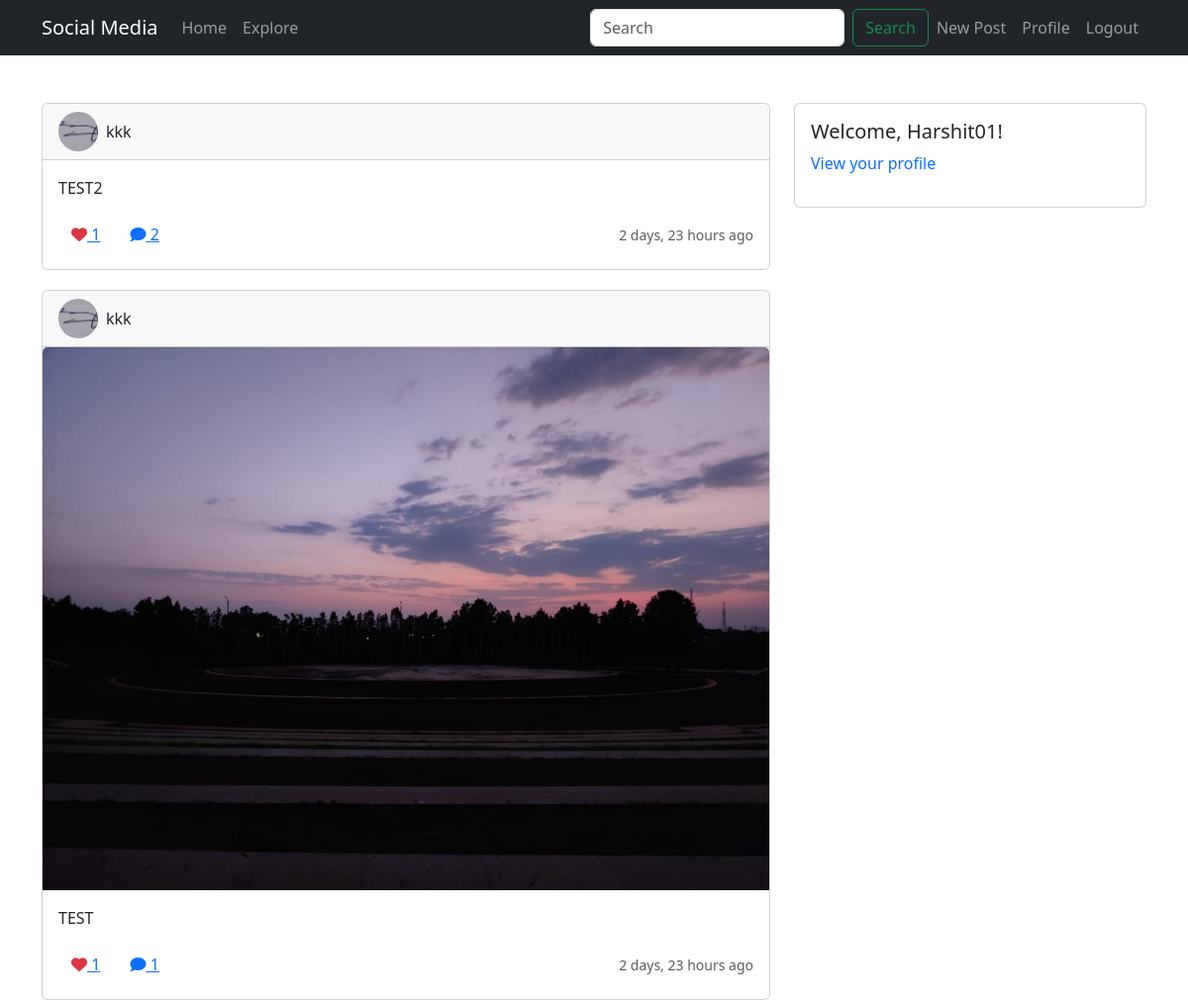
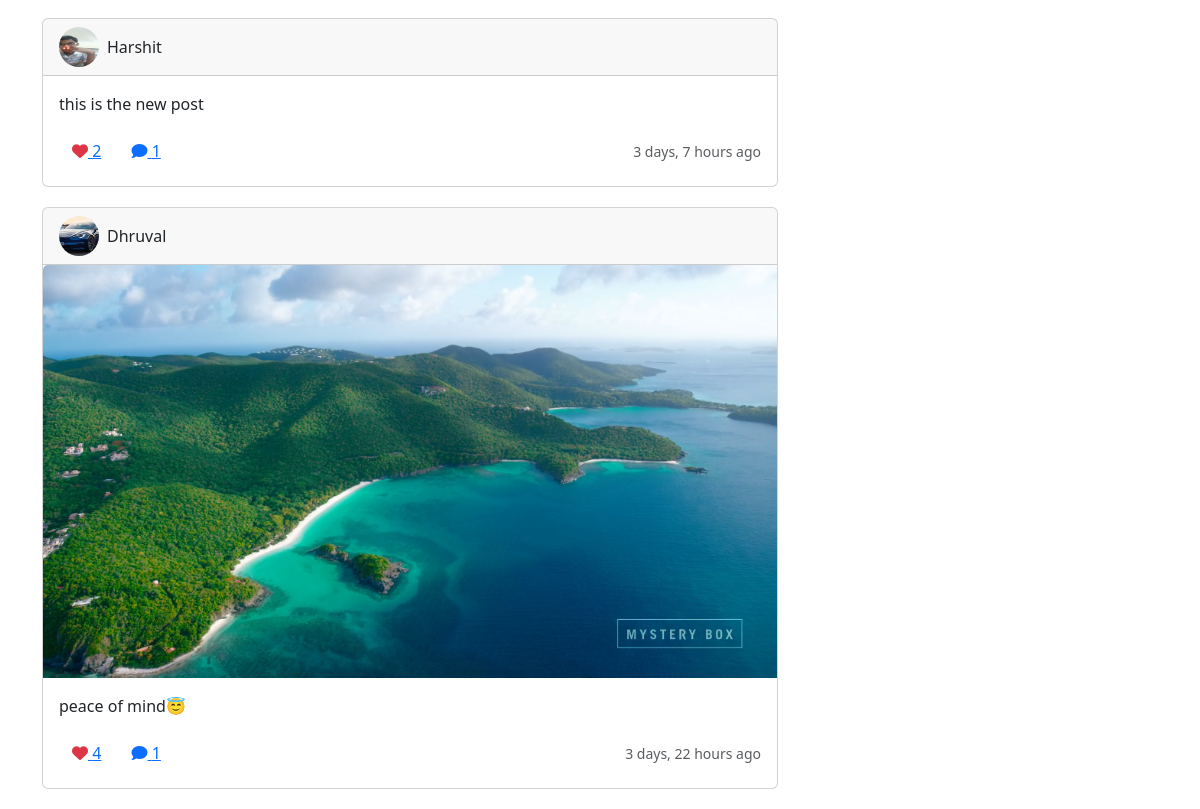
The page / (signed in) on the database its author committed (2 pictures, top to bottom).
### social_app/models.py (models this page shows, shortened)
class Post(models.Model):
    author = models.ForeignKey(User, on_delete=models.CASCADE, related_name='posts')
    content = models.TextField()
    image = models.ImageField(upload_to='post_images', blank=True)
    created_at = models.DateTimeField(auto_now_add=True)
    likes = models.ManyToManyField(User, related_name='liked_posts', blank=True)
    class Meta:
        ordering = ['-created_at']

class Profile(models.Model):
    user = models.OneToOneField(User, on_delete=models.CASCADE)
    bio = models.TextField(max_length=500, blank=True)
    profile_picture = models.ImageField(upload_to='profile_pics', blank=True)
    followers = models.ManyToManyField('self', symmetrical=False, related_name='following', blank=True)
    created_at = models.DateTimeField(auto_now_add=True)

### social_app/views.py (the view)
# urls.py: path('', views.PostListView.as_view(), name='home'),
class PostListView(ListView):
    model = Post
    template_name = 'social_app/home.html'
    context_object_name = 'posts'
    ordering = ['-created_at']
    paginate_by = 10
    def get_queryset(self):
        if self.request.user.is_authenticated:
            return Post.objects.filter(author__profile__followers=self.request.user.profile).order_by('-created_at')
        return Post.objects.none()  # Return an empty queryset for unauthenticated users

### social_app/templates/social_app/home.html (shortened to what this page needs)
{% extends 'social_app/base.html' %}
{% block content %}
<div class="row">
    <div class="col-md-8">
        {% for post in posts %}
            <div class="card post-card">
                <div class="card-header">
                    <div class="d-flex align-items-center">
                        <img src="{{ post.author.profile.profile_picture.url|default:'https://upload.wikimedia.org/wikipedia/commons/1/1e/Default-avatar.jpg' }}" alt="Profile Picture"
                             class="rounded-circle profile-picture-small me-2">
                        <a href="{% url 'profile' username=post.author.username %}" class="text-decoration-none text-dark">
                            {{ post.author.username }}
                        </a>
                    </div>
                </div>
                {% if post.image %}
                    <img src="{{ post.image.url }}" class="card-img-top" alt="Post image">
                {% endif %}
                <div class="card-body">
                    <p class="card-text">{{ post.content }}</p>
                    <div class="d-flex justify-content-between align-items-center">
                        <div>
                            <button class="btn btn-link like-btn" data-post-id="{{ post.id }}">
                                <i class="fas fa-heart {% if request.user in post.likes.all %}text-danger{% endif %}"></i>
                                <span class="like-count">{{ post.likes.count }}</span>
                            </button>
                            <a href="{% url 'post-detail' pk=post.id %}" class="btn btn-link">
                                <i class="fas fa-comment"></i> {{ post.comments.count }}
                            </a>
                        </div>
                        <small class="text-muted">{{ post.created_at|timesince }} ago</small>
                    </div>
                </div>
            </div>
        {% empty %}
            <div class="alert alert-info">No posts to show. Follow some users to see their posts!</div>
        {% endfor %}
    </div>
    <div class="col-md-4">
        <div class="card">
            <div class="card-body">
                {% if user.is_authenticated %}
    <h5 class="card-title">Welcome, {{ user.username }}!</h5>
    <p class="card-text">
        <a href="{% url 'profile' username=user.username %}" class="text-decoration-none">View your profile</a>
    </p>
{% else %}
    <h5 class="card-title">Welcome, Guest!</h5>
    <p class="card-text">
        <a href="{% url 'login' %}" class="text-decoration-none">Log in</a> to access your profile.
    </p>
{% endif %}
            </div>
        </div>
    </div>
</div>
{% endblock %}

### social_app/templates/social_app/base.html (style rules this page uses)
body { padding-top: 5rem; }
.post-card { margin-bottom: 20px; }
.profile-picture-small { width: 40px; height: 40px; object-fit: cover; }

### rows shown on the page
Post: author.profile.profile_picture (picture), author.username "kkk", content "TEST2", likes.count "1", comments.count "2", created_at "2 days, 23 hours"
Post: author.profile.profile_picture (picture), author.username "kkk", image (picture), content "TEST", likes.count "1", comments.count "1", created_at "2 days, 23 hours"
Post: author.profile.profile_picture (picture), author.username "Harshit", content "this is the new post", likes.count "2", comments.count "1", created_at "3 days, 7 hours"
Post: author.profile.profile_picture (picture), author.username "Dhruval", image (picture), content "peace of mind😇", likes.count "4", comments.count "1", created_at "3 days, 22 hours"

### other values the page prints
{{ user.username }} "Harshit01"
